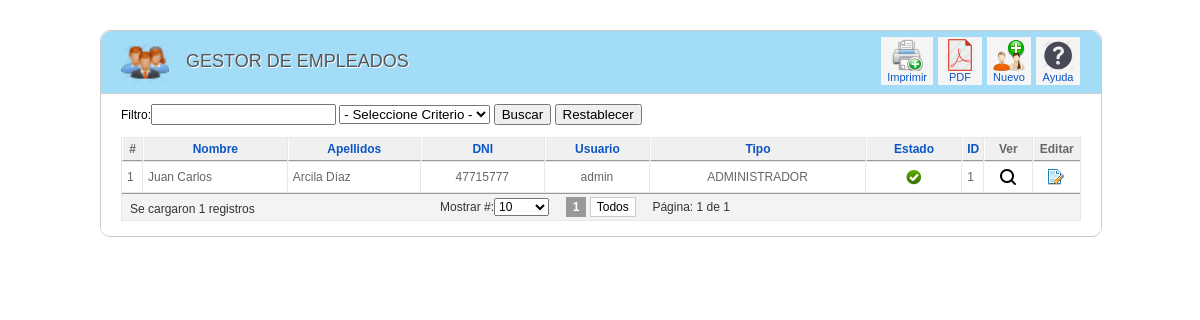
Screenshot of /empleado/index.php (signed in) with the database file from the repository.
### tables this page shows
CREATE TABLE IF NOT EXISTS `empleado` (
  `IdEmpleado` int(11) NOT NULL AUTO_INCREMENT,
  `Nombre` varchar(50) NOT NULL,
  `Apellido` varchar(80) NOT NULL,
  `Sexo` varchar(1) NOT NULL,
  `FechaNac` date NOT NULL,
  `Direccion` varchar(100) DEFAULT NULL,
  `Telefono` varchar(10) DEFAULT NULL,
  `Celular` varchar(15) DEFAULT NULL,
  `Email` varchar(80) DEFAULT NULL,
  `Dni` varchar(8) DEFAULT NULL,
  `FechaIng` date NOT NULL,
  `Sueldo` decimal(8,2) DEFAULT NULL,
  `Estado` varchar(30) NOT NULL,
  `Usuario` varchar(20) DEFAULT NULL,
  `Contrasena` text,
  `IdTipoUsuario` int(11) NOT NULL,
  PRIMARY KEY (`IdEmpleado`),
  KEY `fk_Empleado_TipoUsuario1_idx` (`IdTipoUsuario`)
);

CREATE TABLE IF NOT EXISTS `tipousuario` (
  `IdTipoUsuario` int(11) NOT NULL AUTO_INCREMENT,
  `Descripcion` varchar(20) NOT NULL,
  PRIMARY KEY (`IdTipoUsuario`)
);

### clases/clsEmpleado.php (called while the page is built, shortened)
<?php
include_once("clsConexion.php");
class clsEmpleado{
 function consultarTotalEmpleados(){
   $con = new clsConexion;
   if($con->conectarse()==true){
     $query = "CALL SP_S_EmpleadoCantidadTotal()";
	 $result = @mysql_query($query);
	 if (!$result)
	   return false;
	 else
	   return $result;
   }
 }
 function consultarEmpleadoPorParametro($criterio,$busqueda,$limite){
   $con = new clsConexion;
   if($con->conectarse()==true){
     $query = "CALL SP_S_EmpleadoPorParametro('$criterio','$busqueda','$limite')";
	 $result = @mysql_query($query);
	 if (!$result)
	   return false;
	 else
	   return $result;
   }
 }
}
?>

### clases/clsConexion.php (called while the page is built, shortened)
<?php
class clsConexion{
	 function conectarse() {
		   return true;
	 }
}
?>

### empleado/index.php (the view, shortened to what this page needs)
<html>
<head>
<link href="../css/general.css" rel="stylesheet" type="text/css">
<link href="../css/Imagenes.css" rel="stylesheet" type="text/css">
<link href="../css/paginator.css" rel="stylesheet" type="text/css">
</head>
<body>
<?php
    if(isset($_SESSION["usuario"])){
?>
<div class="wrapper">
<div class="block">
    <div class="block_head">
    	<div class="imagen_head"><img src="../img/Iconfinder/empleado.png" width="48" height="43"></div>
    	<div class="titulo_head">Gestor de Empleados</div>
        <div class="toolbar" id="toolbar">
            <table class="toolbar">
            	<tbody>
                	<tr>
 					<td>
                <button type="submit" class="button" onClick="enviarPrinter();">
                   <span class="Imprimir" title="Imprimir">
                        </span>
                        Imprimir
          			</button>
                    </td>
                    <td>
<button type="submit" class="button" onClick="enviarPDF();">
                   <span style="background-image:url(../img/Iconfinder/PDF2.png);" title="Convertir a PDF">
                        </span>
                        PDF
          			</button>
                    </td>
                    <td>
                        <a href="registrar_empleado.php" class="toolbar">
                        <span style="background-image:url(../img/Iconfinder/user-group-new.png);" title="Nuevo">
                        </span>
                        Nuevo
                        </a>
                    </td>
                    <td>
                        <a href="#" class="toolbar">
                        <span class="Ayuda" title="Ayuda">
                        </span>
                        Ayuda
                        </a>
                    </td>
                    </tr>
            	</tbody>
            </table>
        </div>
    </div>
    <div class="block_content">
<?php
include_once("../clases/clsEmpleado.php");
include_once("../lib/paginator/paginator.class.php");
$objempleado=new clsempleado;
$result_tot=$objempleado->consultarTotalempleados();
$num_rows = mysql_fetch_row($result_tot);
$pages = new Paginator;
$pages->items_total = $num_rows[0];
$pages->mid_range = 9;
$pages->paginate();
$result=$objempleado->consultarempleadoPorParametro($criterio,$busqueda,$pages->limit);
?>
<form name="datos" action="index.php" method="post">
Filtro:<input type="text" name="txtDato">
<select name="cboCriterio" >
  <option>- Seleccione Criterio -</option>
</select>
<input name="buscar_dato" type="submit" value="Buscar">
<input name="restablecer" type="submit" value="Restablecer">
</form>
<table class="adminlist" cellspacing="1">
<thead>
<tr>
	<th>#</th>
	<th><a href="#">Nombre</a></th>
    <th><a href="#">Apellidos</a></th>
    <th><a href="#">DNI</a></th>
    <th><a href="#">Usuario</a></th>
    <th><a href="#">Tipo</a></th>
    <th><a href="#">Estado</a></th>
	<th><a href="#">ID</a></th>
    <th>Ver</th>
	<th>Editar</th>
</tr>
</thead>
<tbody class="adminlist">
<?php
$i=0;
while($row=mysql_fetch_array($result)){
	$i=$i+1;
	if ($c==1){
	echo "<tr class='row1'>";
		$c=2;
	}else{
	    	echo "<tr class='row0'>";
		$c=1;
	}
	echo "<td width='10'>".$i."</td>";
	echo "<td>".$row['Nombre']."</td>";
	echo "<td>".$row['Apellido']."</td>";
	echo "<td align='center'>".$row['Dni']."</td>";
	echo "<td align='center'>".$row['Usuario']."</td>";
	echo "<td align='center'>".$row['TipoUsuario']."</td>";
	$estado=$row['Estado'];
	if($estado=="ACTIVO"){
	echo "<td align='center'><img src='../img/header/activo.png' title='Activo'></td>";
	}else{
	echo "<td align='center'><img src='../img/header/inactivo.png' title='Inactivo'></td>";
	}
	echo "<td width='1%'>".$row['IdEmpleado']."</td>";
	echo "<td width='5%' align='center'><a href=detalle_empleado.php?idempleado=".$row["IdEmpleado"]." title='Ver Detalle'><img src='../img/Iconfinder/search-16.png'></td>";
    echo "<td width='5%' align='center'><a href=editar_empleado.php?idempleado=".$row["IdEmpleado"]." title='Editar'><img src='../img/Iconfinder/page_edit.png'></td>";
	echo "</tr>";
}
?>
</tbody>
		<tfoot>
			<tr>
				<td colspan="13">
                                 <div align="left" style="float:left; width:310px; padding:4px 0px 0px 4px;"><?php echo "Se cargaron ".$i." registros" ?></div>
                <div align="left">                <?php
echo $pages->display_items_per_page()."&nbsp;&nbsp;&nbsp;&nbsp;".$pages->display_pages()."&nbsp;&nbsp;&nbsp;&nbsp;Página: ".$pages->current_page." de ".$pages->num_pages;
?></div>
              </td>
			</tr>
		</tfoot>
</table>
    </div>
</div>
</div>
   <?php
    } else {
        header("Location:../index.php");
    }
?>
</body>
</html>

### css/general.css (style rules this page uses)
body { margin: 10px; padding: 0; background-image: url(../img/fondo.png); background-repeat: repeat; padding-bottom: 1px; font-size: 11px; }
body, td, th { font-family: Arial, Helvetica, sans-serif; font-size:12px; }
a:link { color: #0B55C4; text-decoration: none; }
table.adminlist { width: 100%; border-spacing: 1px; background-color: #e7e7e7; color: #666; font-size:12px; }
table.adminlist td, table.adminlist th { padding: 4px; }
table.adminlist thead th { text-align: center; background: #f0f0f0; color: #666; border-bottom: 1px solid #999; border-left: 1px solid #fff; }
table.adminlist tbody tr { background-color: #fff; text-align: left; }
table.adminlist tbody tr td { height: 30px; background: #fff; border: 1px solid #fff; }
table.adminlist tfoot tr { text-align: center; color: #333; }
table.adminlist tfoot td, table.adminlist tfoot th { background-color: #f3f3f3; border-top: 1px solid #999; text-align: center; }
.block { width:1000px; padding-bottom: 5px; margin-bottom: 25px; clear: both; border-radius: 10px; background-color:#fff; border: solid 1px #CCCCCC; }
.wrapper { width:1000px; margin:0 auto; padding-top: 20px; }
.block .block_content { overflow: hidden; background: #fff; width:960px; border-top: 1px solid #CECECE; padding: 10px 20px 10px; }
.block .block_head { height:62px; background-color: rgba(1, 159, 230, 0.36); -moz-border-radius: 10px 10px 0px 0px; -o-border-radius: 10px 10px 0px 0px; -webkit-border-radius: 10px 10px 0px 0px; -ms-border-radius: 10px 10px 0px 0px; overflow:visible; }
.block .titulo_head { height:25px; width:auto; float:left; font-family: "Titillium999", "Trebuchet MS", Arial, sans-serif; font-size: 18px; font-weight: normal; text-transform: uppercase; color: #555; text-shadow: 1px 1px 0 #fff; margin-left: 15px; padding-top:20px; }
.block .imagen_head { height:25px; width:50; float:left; margin-left: 20px; padding-top:10px; }
div.toolbar { float: right; text-align: right; padding: 0; margin-right: 20px; margin-top:5px; }
table.toolbar { border-collapse: collapse; padding: 0; margin: 0; }
table.toolbar td { padding: 1px 1px 1px 4px; text-align: center; color: #666; height: 48px; }
table.toolbar span { float: none; width: 32px; height: 32px; margin: 0 auto; display: block; }
table.toolbar a { display: block; float: left; background:#F5F5F5; white-space: nowrap; border: 1px solid #F5F5F5; padding: 1px 5px; cursor: pointer; font-size:11px; }
.button { display: block; float: left; white-space: nowrap; border: 1px solid #F5F5F5; padding: 1px 5px; cursor: pointer; font-family: Arial, Helvetica, sans-serif; font-size:11px; color: #0B55C4; text-align:center center; background:#F5F5F5; }

### css/Imagenes.css (style rules this page uses)
.Ayuda { background-image:url(../img/Iconfinder/help.png); }
.Imprimir { background-image:url(../img/Iconfinder/print-add2.png); }

### rows the page displays
empleado: Nombre "Juan Carlos", Apellido "Arcila Díaz", Dni "47715777", Usuario "admin", IdTipoUsuario.Descripcion "ADMINISTRADOR", IdEmpleado "1"

### other values shown
$i "1"
$pages->current_page "1"
$pages->num_pages "1"
form field value "10"
